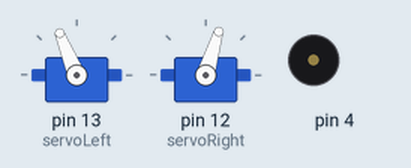
Bench run of a sketch on a simulated Arduino Uno, built with avr-gcc and run on an emulated ATmega328P. On the bench: 2 × servo, buzzer (waves = sounding).

Above: at 1.1 s.
At 3.1 s:
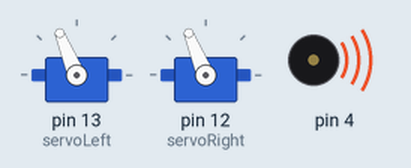
At 8.0 s:
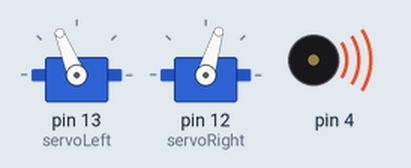
At 15.9 s:
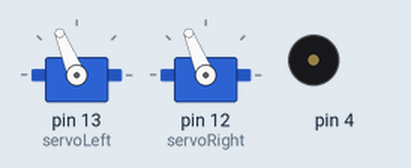
Timing chart, 0 to 17.4 s (numbered marks = the images above):
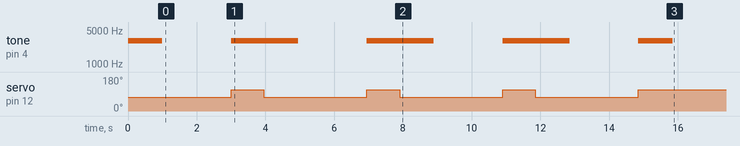

The sketch:

moving_1st_version3kk.ino
```cpp
#include <Servo.h>
Servo servoLeft;
Servo servoRight;

void setup()
{
  servoLeft.attach(13);

  servoRight.attach(12);
  move_back(3000);
  move_right(950);
  move_back(3000);
  move_right(950);
  move_back(3000);
  move_right(950);
  move_back(3000);
  move_right(950);
  servoLeft.detach();
  servoRight.detach();


}

void loop() {


}

void move_foreward(int time)
{

  tone(4, 3000, 1000);
  Serial.println("Moving Forward");
  servoLeft.writeMicroseconds(1300);
  servoRight.writeMicroseconds(1700);
  delay(time);

}
void move_back(int time)
{
  tone(4, 3000, 1000);
  Serial.println("Moving Back");
  servoLeft.writeMicroseconds(1700);
  servoRight.writeMicroseconds(1300);
  delay(time);

}
void move_left(int time)
{
  tone(4, 3000, 1000);
  Serial.println("Moving Left");
  servoLeft.writeMicroseconds(1300);
  servoRight.writeMicroseconds(1300);
  delay(time);
}
void move_right(int time)
{
  tone(4, 3000, 1000);
  Serial.println("Moving Right");
  servoLeft.writeMicroseconds(1700);
  servoRight.writeMicroseconds(1700);
  delay(time);
}
void pause(int time)
{
  servoLeft.writeMicroseconds(1500);
  servoRight.writeMicroseconds(1500);
  delay(time);
}
```

Measured:
- by itself, tone on pin 4: goes 3000 Hz 1.0 s, 3 × (silent 2.0 s, 3000 Hz 2.0 s), silent 2.0 s, 3000 Hz 1.0 s, then silent
